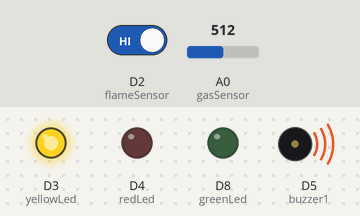
Bench run of a sketch on a simulated Arduino MKR. Shown: output pins drawn as LEDs (lit = HIGH), buzzer (waves = sounding). The test bench sets the inputs (shaded band); at power-on: D2 (flameSensor) HIGH, A0 (gasSensor) = 512. WiFi joins after 1.5 s; servers stay silent unless stated; what the sketch prints to the serial monitor is not drawn.

Above: at 0.1 s.
Timing chart, 0 to 1.6 s (numbered marks = the images above):
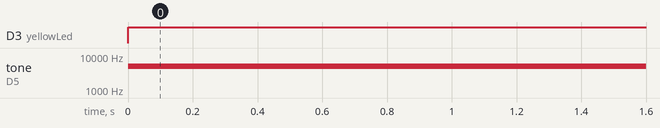

The sketch:

FinalFireDetection-ArduinoIDEVersion.ino
```cpp
#include <WiFiNINA.h>
#include <ThingSpeak.h>

char ssid[] = "Nathan's iPhone";
char pass[] = "test111!";
WiFiClient client;

unsigned long myChannelNumber =2354309;
const char * myWriteAPIKey = "BA5YN5SQFZAK05KI";

int yellowLed = 3;
int redLed = 4;
int greenLed = 8;
int gasSensor = A0;  // Analog pin connected to the gas sensor
int flameSensor = 2;  // Digital pin connected to the flame sensor
int buzzer1 = 5; // PWM (~) pin
int buzzer2 = 6; // PWM (~) pin

// Threshold value based on several tests
int gasSensorThres = 300;


void setup() {
  pinMode(yellowLed, OUTPUT);
  pinMode(redLed, OUTPUT);
  pinMode(greenLed, OUTPUT);
  pinMode(buzzer1, OUTPUT);
  pinMode(buzzer2, OUTPUT);
  pinMode(gasSensor, INPUT);
  pinMode(flameSensor, INPUT);
  Serial.begin(9600);

  // check for the presence of the shield
  if (WiFi.status() == WL_NO_SHIELD) {
    Serial.println("WiFi shield not present");
    // don't continue:
    while (true);
  }

  ThingSpeak.begin(client); // Initialize ThingSpeak
}


void loop() {
  int gasSensorValue = analogRead(gasSensor);
  int flameSensorValue = digitalRead(flameSensor);
  Serial.print("gasSensor Value: ");
  Serial.println(gasSensorValue);
  Serial.print("flameSensor Value: ");
  Serial.println(flameSensorValue);

  if (gasSensorValue > gasSensorThres && flameSensorValue == LOW) {
    digitalWrite(yellowLed, HIGH);
    tone(buzzer1, 5000); // the buzzer sound frequency at 5000 Hz
    digitalWrite(redLed, HIGH);
    tone(buzzer2, 5000); // the buzzer sound frequency at 5000 Hz
    digitalWrite(greenLed, LOW);
    Serial.println("FIRE!! FIRE!!");

  } else if (gasSensorValue > gasSensorThres) {
    digitalWrite(greenLed, LOW);
    digitalWrite(yellowLed, HIGH);
    tone(buzzer1, 5000); // the buzzer sound frequency at 5000 Hz
    digitalWrite(redLed, LOW);
    noTone(buzzer2);
    Serial.println("Gas detected!!");

  } else if (flameSensorValue == LOW) {
    // HIGH MEANS NO FLAME
    digitalWrite(greenLed, LOW);
    digitalWrite(yellowLed, LOW);
    noTone(buzzer1);
    digitalWrite(redLed, HIGH);
    tone(buzzer2, 5000); // the buzzer sound frequency at 5000 Hz
    Serial.println("Fire detected!!");

  } else {
    digitalWrite(greenLed, HIGH);
    digitalWrite(yellowLed, LOW);
    digitalWrite(redLed, LOW);
    noTone(buzzer1);
    noTone(buzzer2);
  }

  // Connect or reconnect to WiFi
  if(WiFi.status() != WL_CONNECTED){
    Serial.print("Attempting to connect to SSID");
    while(WiFi.status() != WL_CONNECTED){
      WiFi.begin(ssid, pass);
      Serial.print(".");
      delay(5000);
      }
    Serial.println("\nConnected.");
  }


 // Write to ThingSpeak


 ThingSpeak.setField(1, gasSensorValue);
 ThingSpeak.setField(2, flameSensorValue);
 int x=ThingSpeak.writeFields(myChannelNumber, myWriteAPIKey);


 if(x == 200){
  Serial.println("Channel update successful.");
  }
  else{
    Serial.println("Problem updating channel. HTTP error code " + String(x));
  }

  delay(20000); // Wait 20 seconds to update the channel again


}
```

Measured:
- by itself, D3 (yellowLed): LOW → HIGH at 0.00 s
- by itself, tone on D5 (buzzer1): silent → 5000 Hz at 0.00 s
